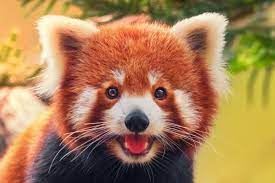
#> input picture 1.0 Loading images/red_panda.jpg, 275 x 183 px, given in place of the camera
$ python main.py
#> lines starting #> are read from the running program, lines starting #| are printed output that depends on the picture; after the words box and inside, x2 and y2 are one past the last pixel; in counts of white or black regions, pixels touching at a corner belong together
import cv2
import numpy as np

#defining video capture
cap = cv2.VideoCapture(0)

while True:
    # recording video continously
    _, frame = cap.read()
#> frame is the input picture: shape (183, 275, 3); mean B, G, R 86.1, 128.2, 169.5

    # blurring to remove background
    blurred_frame = cv2.GaussianBlur(frame,(5,5),0)
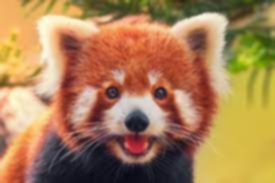
#> blurred_frame: shape (183, 275, 3); mean B, G, R 86.1, 128.2, 169.5
    # managing color
    hsv = cv2.cvtColor(blurred_frame,cv2.COLOR_BGR2HSV)
#> hsv: shape (183, 275, 3); mean H, S, V 34.4, 126.9, 171.6

    # defining range of colors
    lower_blue = np.array([30,86,0])
    upper_blue = np.array([130,255,255])

    mask = cv2.inRange(hsv,lower_blue,upper_blue)
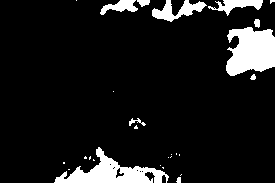
#> mask: shape (183, 275); 9.9% white; 27 white regions (17 under 20 px)

    contours, _ = cv2.findContours(mask, cv2.RETR_TREE, cv2.CHAIN_APPROX_NONE)
#> contours = 35 contours, 26 with area under 20; largest, box (x1, y1, x2, y2) and area: (226, 27, 275, 76) 1742, (54, 147, 169, 183) 1508, (152, 0, 207, 22) 471, (208, 0, 263, 16) 319, (100, 0, 138, 15) 250

    for contour in contours:
        area = cv2.contourArea(contour)
        if area > 5000:
            cv2.drawContours(frame,contours, -1, (0,255,0),3)
#> this loop made 35 passes
#> area on passes 15, 19, 24, 27, 28, 30, 32, 33, 34: 1507.5, 47, 30, 1741.5, 31.5, 319, 471, 46, 250

    # displaying video
    cv2.imshow("Frame",frame)
    cv2.imshow("Mask",mask)

    key = cv2.waitKey(1)
#> (key Esc is pressed here)
    if key == 27:
        break

cap.release()
cv2.destroyAllWindows()
